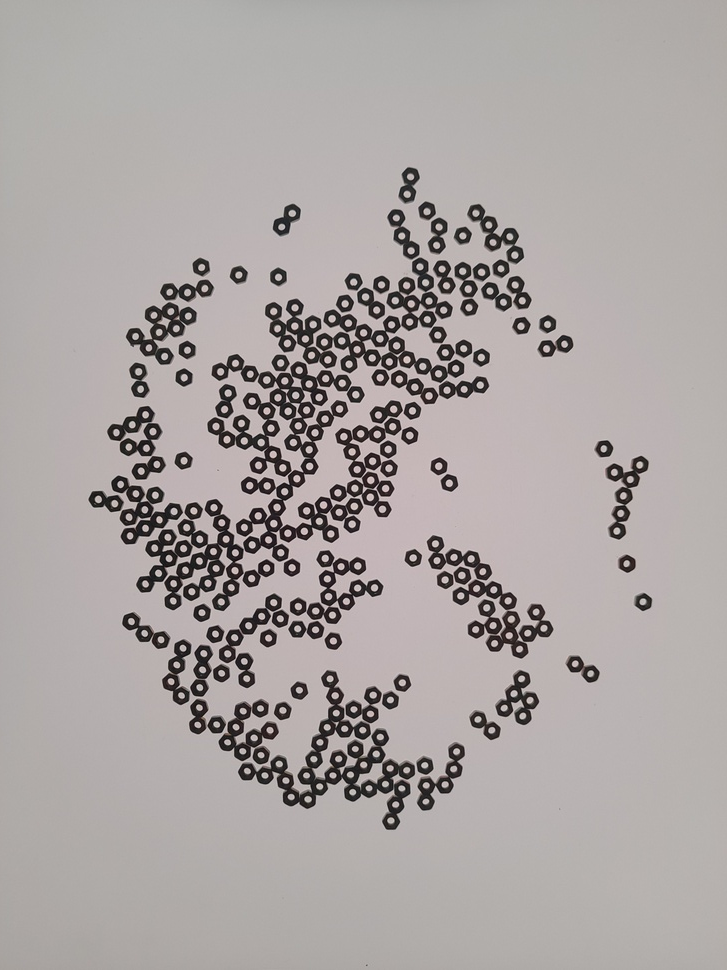
#> input picture data/ScrewAndBolt_20240713/20240713_194630.jpg, 727 x 970 px, shrunk from 3000 x 4000 before the run, found by its file name
$ jupyter execute test_nonai.ipynb
#> lines starting #> are read from the running program, lines starting #| are printed output that depends on the picture; after the words box and inside, x2 and y2 are one past the last pixel; in counts of white or black regions, pixels touching at a corner belong together; long printed decimals are rounded
[cell 1]
import cv2
import numpy as np
import matplotlib.pyplot as plt

[cell 2]
image=cv2.imread(r"D:\EDrivebackup\brocamp\DataScienceProjects\JIYAMARYJOSEPH\JIYAMARYJOSEPH\dataset\CountingChallenge\ScrewAndBolt_20240713\20240713_194630.jpg")
#> image is the input picture: shape (970, 727, 3); mean B, G, R 162.4, 163.7, 170
if image is None:
    raise FileNotFoundError("Image not loaded. Check the path or file format.")

original = image.copy()

plt.figure(figsize=(10, 6))
plt.imshow(cv2.cvtColor(image, cv2.COLOR_BGR2RGB))
plt.title("Original Image")
plt.axis('off')
plt.show()

[cell 3]
gray = cv2.cvtColor(image, cv2.COLOR_BGR2GRAY)
clahe = cv2.createCLAHE(clipLimit=2.0, tileGridSize=(8, 8))
gray = clahe.apply(gray)
blurred = cv2.GaussianBlur(gray, (5, 5), 0)
_, binary = cv2.threshold(blurred, 0, 255, cv2.THRESH_BINARY_INV + cv2.THRESH_OTSU)
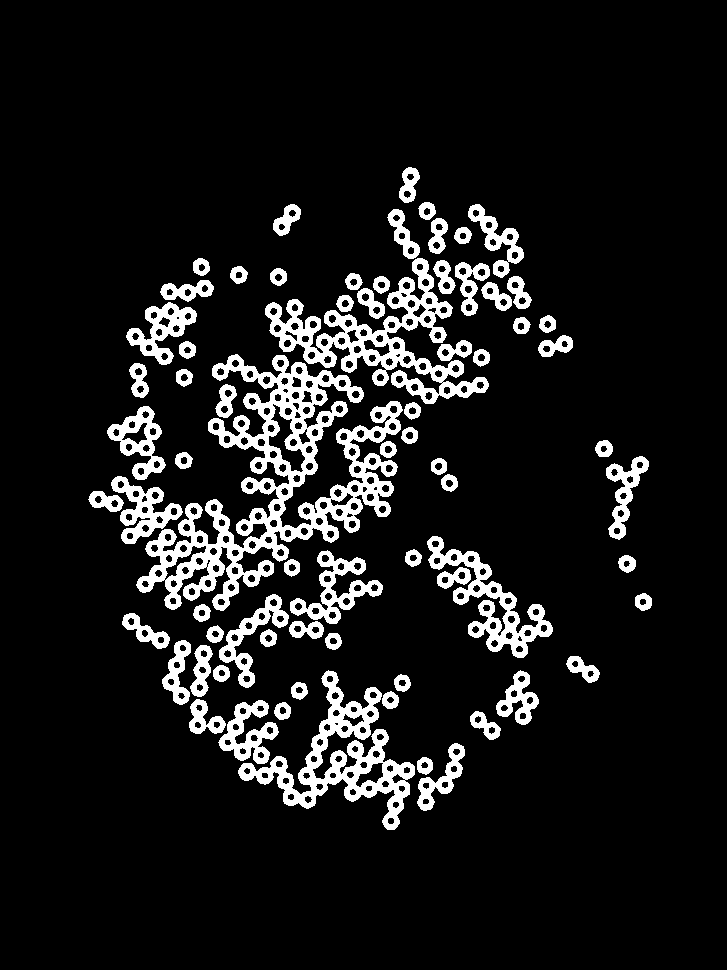
#> binary: shape (970, 727); 10.2% white; 71 white regions, largest, box (x1, y1, x2, y2) and area: (136, 354, 403, 611) 18722, (265, 258, 489, 404) 8264, (238, 670, 415, 830) 7217
plt.imshow(binary, cmap='gray')
plt.title("Binary Threshold (Otsu + Inverted)")
plt.axis('off')
plt.show()

[cell 4]
# Morphological Opening to reduce small noise
kernel = np.ones((3, 3), np.uint8)
opening = cv2.morphologyEx(binary, cv2.MORPH_OPEN, kernel, iterations=1)
#> opening: shape (970, 727); 10.1% white; 74 white regions, largest, box (x1, y1, x2, y2) and area: (137, 354, 402, 611) 18645, (265, 258, 489, 399) 7666, (238, 671, 415, 830) 7197
plt.imshow(opening, cmap='gray')
plt.title("Morphological Opening")
plt.axis('off')
plt.show()

[cell 5]
dist = cv2.distanceTransform(opening, cv2.DIST_L2, 5)
plt.imshow(dist, cmap='jet')
plt.title("Distance Transform")
plt.axis('off')
plt.colorbar()
plt.show()
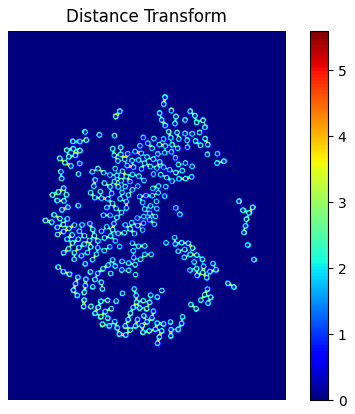
#> figure drawn by matplotlib, 2 panels

[cell 6]
noise_std = np.std(gray)
#> noise_std = 39.15
print(noise_std)
#| 39.149

factor = (
    0.2 if noise_std>30 else
    0.1 if noise_std > 21 else
    0.05 if noise_std > 20 else
    0.3


)
#> factor = 0.2

_, sure_fg = cv2.threshold(dist, factor * dist.max(), 255, 0)
#> sure_fg: shape (970, 727) float32; 7.1% white; 79 white regions, largest, box (x1, y1, x2, y2) and area: (138, 355, 363, 610) 10867, (239, 672, 414, 829) 5257, (266, 259, 463, 382) 4760
print(factor)
#| 0.2

[cell 7]
sure_fg = np.uint8(sure_fg)
plt.imshow(sure_fg, cmap='gray')
plt.title("Sure Foreground")
plt.axis('off')
plt.show()
print(sure_fg)
#> (printed output is left out)

[cell 8]
sure_bg = cv2.dilate(opening, kernel, iterations=3)
#> sure_bg: shape (970, 727); 19.3% white; 19 white regions, largest, box (x1, y1, x2, y2) and area: (86, 164, 534, 833) 108506, (424, 533, 556, 661) 7800, (123, 255, 217, 368) 5340
unknown = cv2.subtract(sure_bg, sure_fg)
#> unknown: shape (970, 727); 12.3% white; 389 white regions (4 under 20 px), largest, box (x1, y1, x2, y2) and area: (86, 164, 534, 833) 50516, (424, 533, 556, 661) 3642, (123, 255, 217, 368) 2552
plt.imshow(unknown, cmap='gray')
plt.title("Unknown Region")
plt.axis('off')
plt.show()

[cell 9]
_, markers = cv2.connectedComponents(sure_fg)
#> markers: shape (970, 727) int32; 80 distinct labels, from 0 to 79
markers = markers + 1
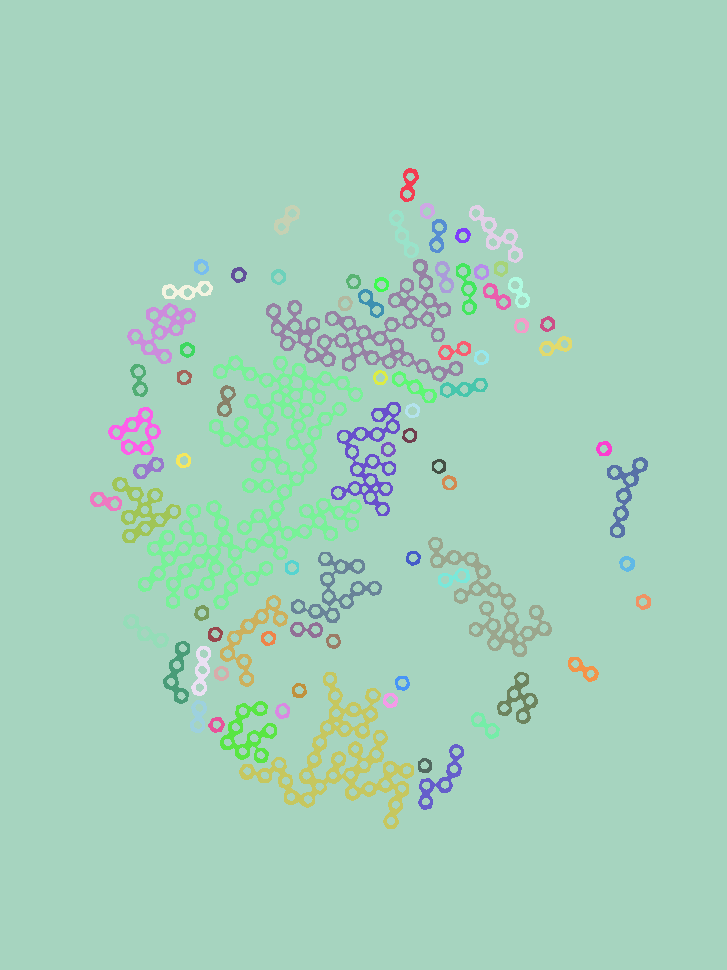
#> markers: shape (970, 727) int32; 80 distinct labels, from 1 to 80; one colour per label, 0 black
markers[unknown == 255] = 0
image_copy = image.copy()
markers = cv2.watershed(image_copy, markers)
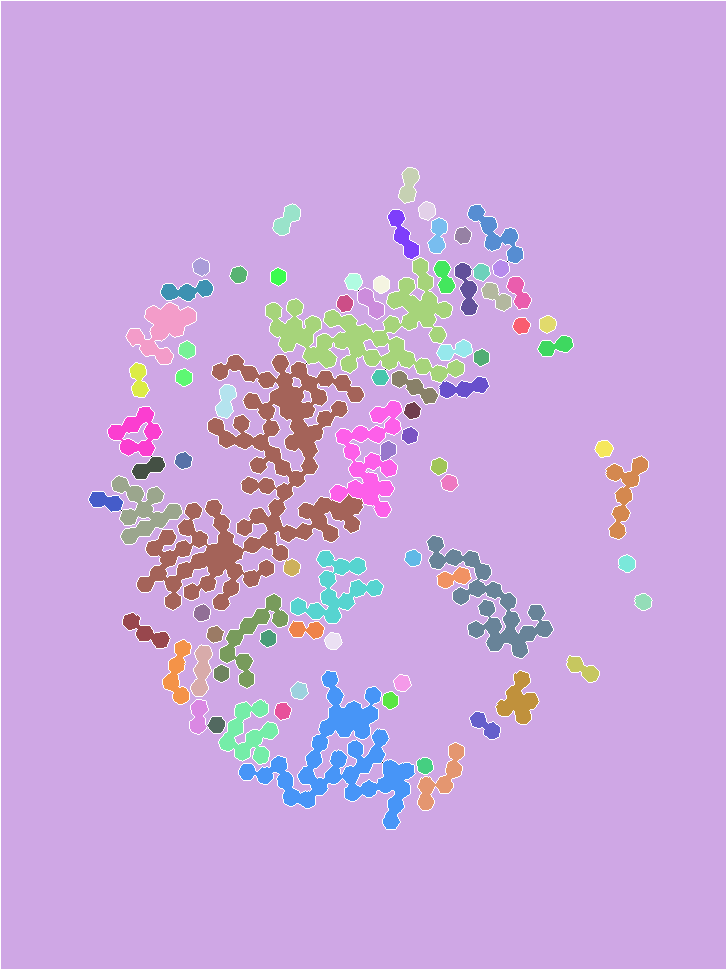
#> markers: shape (970, 727) int32; 82 distinct labels, from -1 to 80; one colour per label, 0 black, -1 white
image_copy[markers == -1] = [255, 0, 0]
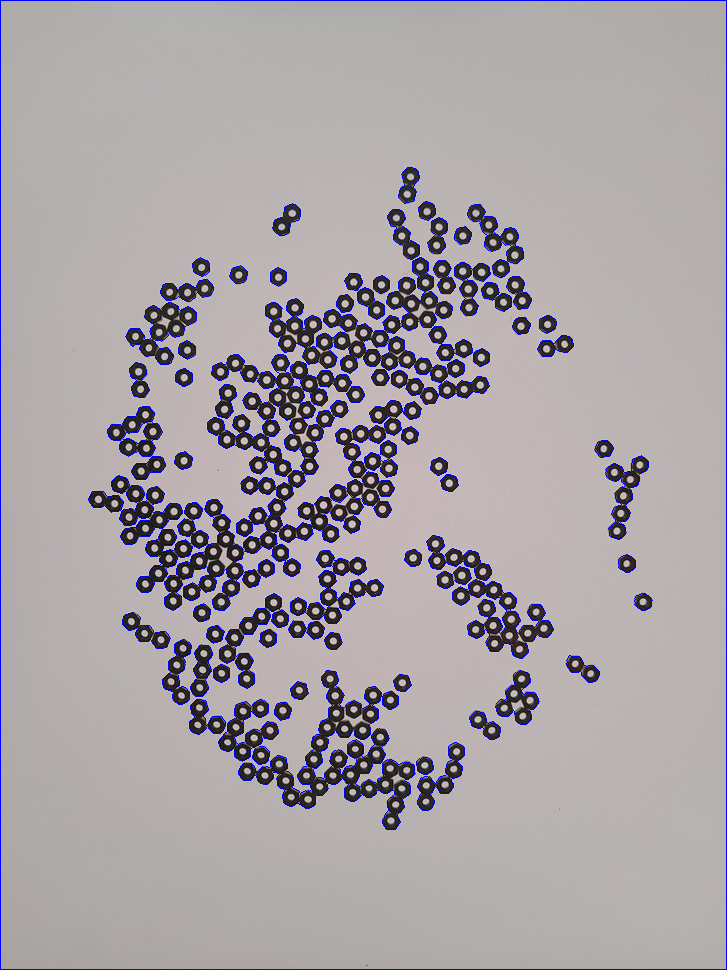
#> image_copy: shape (970, 727, 3); 2.43% of pixels changed, all inside (x1, y1, x2, y2) = (0, 0, 727, 970)
plt.figure(figsize=(16, 12))
plt.imshow(cv2.cvtColor(image_copy, cv2.COLOR_BGR2RGB))
plt.title("Watershed Boundaries", fontsize=16)
plt.axis('off')
plt.show()

[cell 10]
object_count = 0
output = image.copy()

for label in np.unique(markers):
    if label <= 1:
        continue
    mask = np.uint8(markers == label)
    contours, _ = cv2.findContours(mask, cv2.RETR_EXTERNAL, cv2.CHAIN_APPROX_SIMPLE)
    for cnt in contours:
        area = cv2.contourArea(cnt)
        # min_area = 0.001 * image.shape[0] * image.shape[1]
        if area > 300:
            x, y, w, h = cv2.boundingRect(cnt)
            cv2.rectangle(output, (x, y), (x + w, y + h), (0, 255, 0), 1)
            object_count += 1
#> this loop made 82 passes
#> mask: shape (970, 727); values 0 (black) and 1 (white), 0.03% white; 1 white region, box (x1, y1, x2, y2) and area: (417, 758, 433, 774) 204
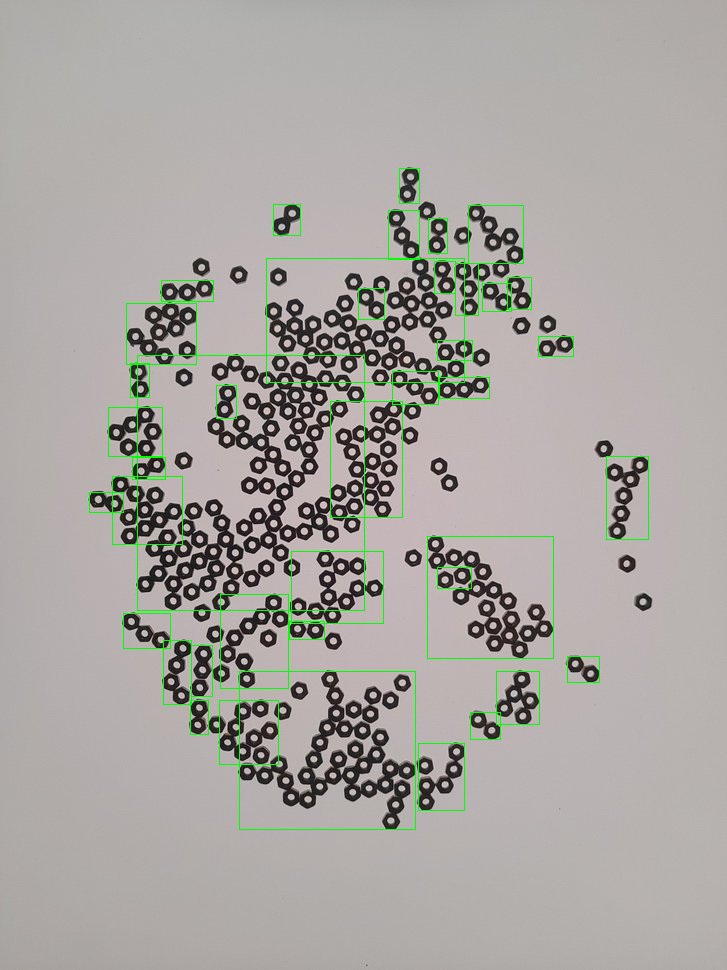
#> output: shape (970, 727, 3); 1.24% of pixels changed, all inside (x1, y1, x2, y2) = (89, 168, 649, 830)
#> after the loop, object_count = 41

[cell 11]
plt.imshow(cv2.cvtColor(output, cv2.COLOR_BGR2RGB))
plt.title(f"Final Counted Objects: {object_count}")
plt.axis('off')
plt.show()

$ run again, with data/ScrewAndBolt_20240713/20240713_193135.jpg copied over data/ScrewAndBolt_20240713/20240713_194630.jpg
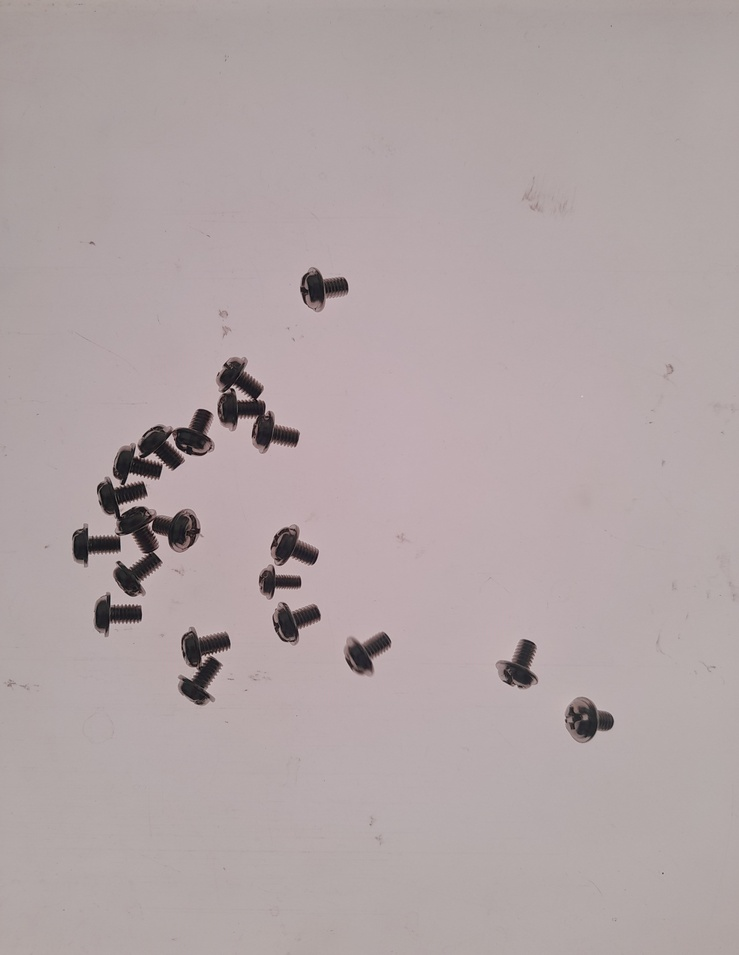
#> input picture data/ScrewAndBolt_20240713/20240713_193135.jpg, 739 x 955 px, shrunk from 3000 x 3876 before the run, found by its file name
#> image is the input picture: shape (955, 739, 3); mean B, G, R 165.1, 164.1, 176.7
#> binary: shape (955, 739); 3% white; 13 white regions (1 under 20 px), largest, box (x1, y1, x2, y2) and area: (97, 409, 212, 596) 7351, (218, 359, 299, 450) 2885, (180, 630, 230, 705) 2011
#> opening: shape (955, 739); 3% white; 12 white regions, largest, box (x1, y1, x2, y2) and area: (97, 409, 211, 596) 7285, (218, 359, 299, 449) 2871, (180, 630, 230, 705) 2009
#> noise_std = 22.1
#| 22.098
#> factor = 0.1
#| 0.1
#> (printed output is left out)
#> sure_bg: shape (955, 739); 4.6% white; 10 white regions, largest, box (x1, y1, x2, y2) and area: (70, 406, 214, 599) 12348, (215, 356, 302, 452) 4279, (177, 627, 233, 708) 3077
#> unknown: shape (955, 739); 2% white; 12 white regions (2 under 20 px), largest, box (x1, y1, x2, y2) and area: (70, 406, 214, 599) 5185, (215, 356, 302, 452) 1784, (177, 627, 233, 708) 1323
#> `markers = cv2.watershed(image_copy, markers)`:
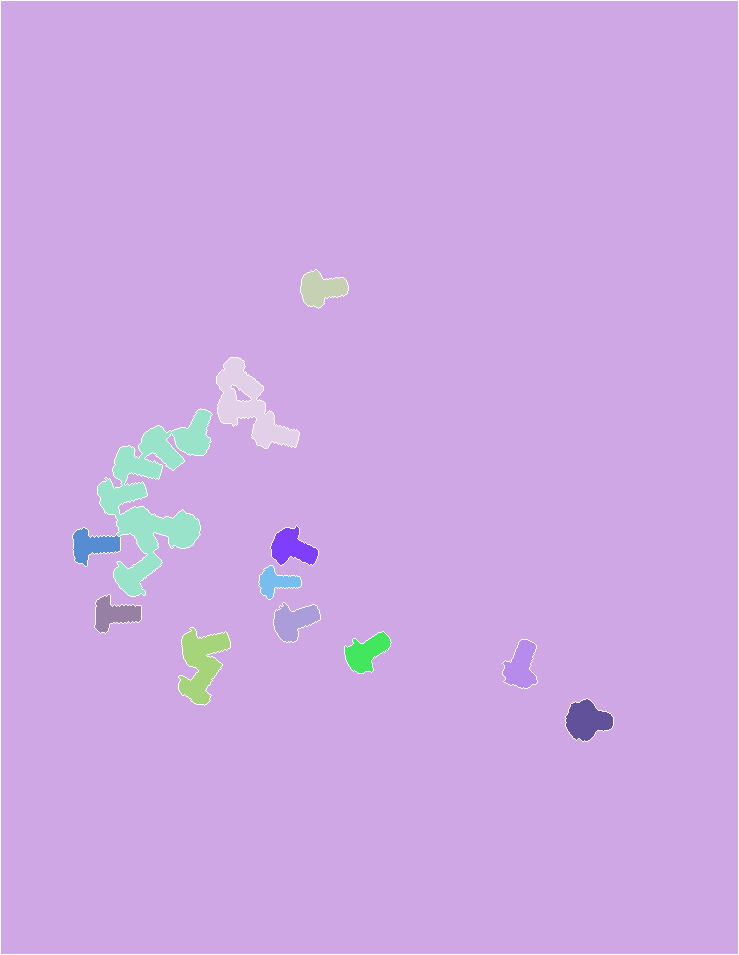
#> markers: shape (955, 739) int32; 14 distinct labels, from -1 to 13; one colour per label, 0 black, -1 white
#> image_copy: shape (955, 739, 3); 0.87% of pixels changed, all inside (x1, y1, x2, y2) = (0, 0, 739, 955)
#> the loop `for label in np.unique(markers):` made 14 passes
#> label on pass 1: -1
#> after the loop `for label in np.unique(markers):`:
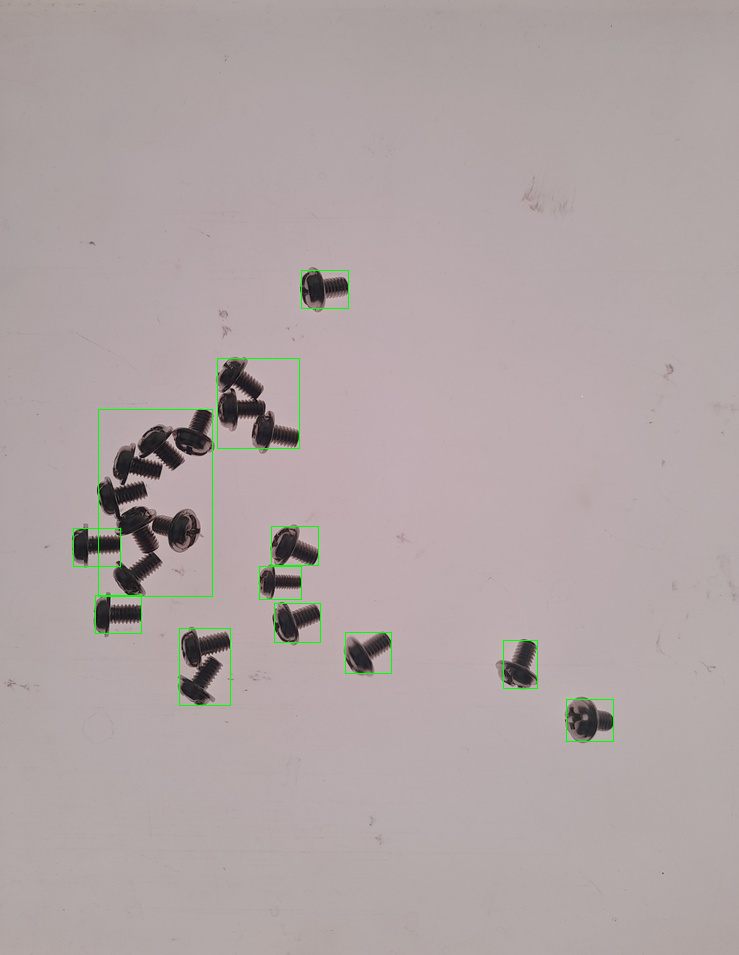
#> output: shape (955, 739, 3); 0.38% of pixels changed, all inside (x1, y1, x2, y2) = (73, 270, 614, 742)
#> after the loop `for label in np.unique(markers):`: object_count = 12
